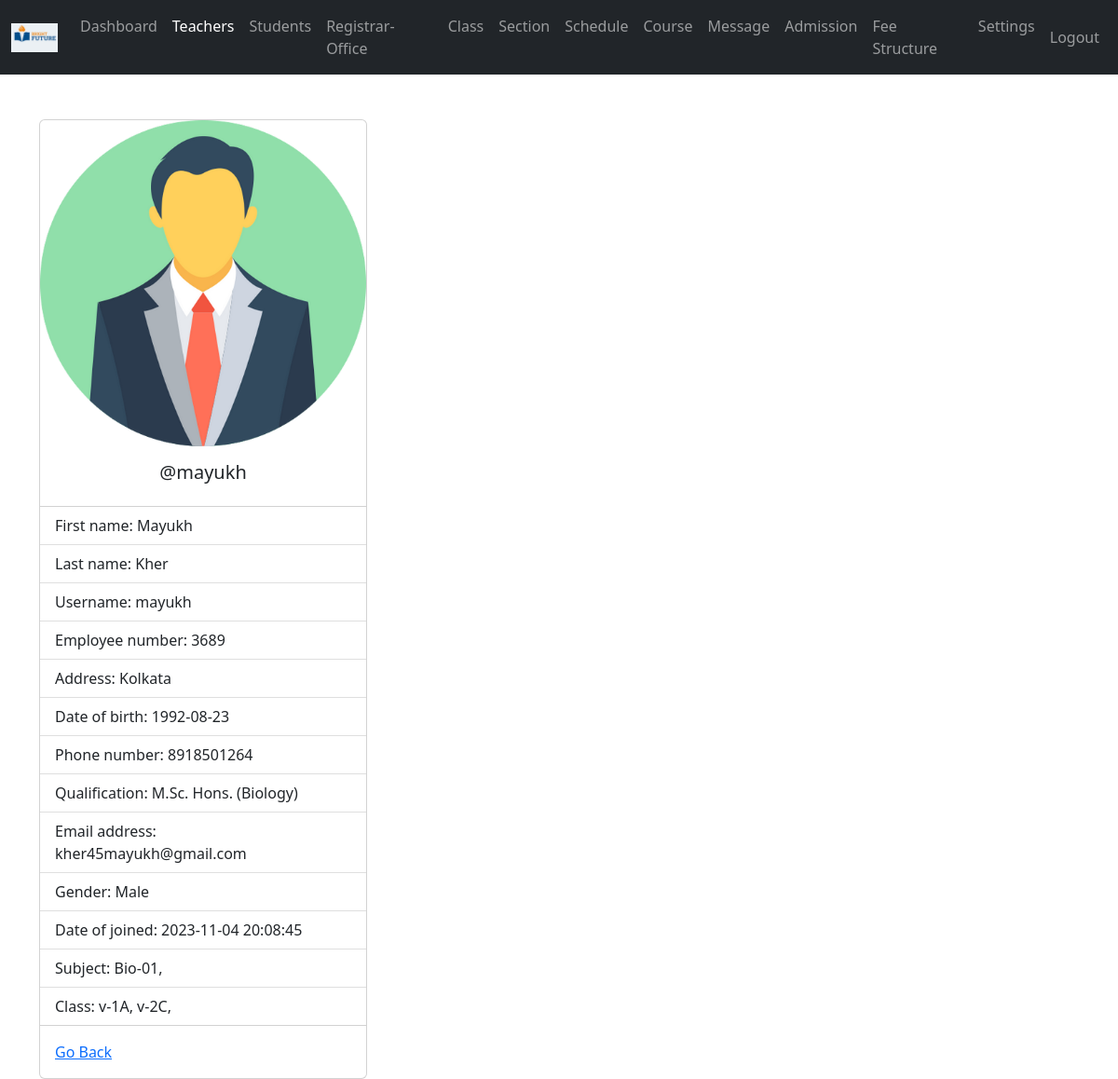
Screenshot of /admin/teacher-view.php?teacher_id=1 (signed in) with the database file from the repository.
### tables this page shows
CREATE TABLE `teachers` (
  `teacher_id` int(11) NOT NULL,
  `username` varchar(127) NOT NULL,
  `password` varchar(255) NOT NULL,
  `class` int(11) NOT NULL,
  `fname` varchar(127) NOT NULL,
  `lname` varchar(127) NOT NULL,
  `subject` varchar(31) NOT NULL,
  `address` varchar(31) NOT NULL,
  `employee_number` int(11) NOT NULL,
  `date_of_birth` date DEFAULT NULL,
  `phone_number` varchar(31) NOT NULL,
  `qualification` varchar(127) NOT NULL,
  `gender` varchar(8) NOT NULL,
  `email_address` varchar(255) NOT NULL,
  `date_of_joined` datetime NOT NULL DEFAULT current_timestamp()
);

### admin/data/teacher.php (called while the page is built, shortened)
<?php
function getTeacherById($teacher_id, $conn){
   $sql = "SELECT * FROM teachers
           WHERE teacher_id=?";
   $stmt = $conn->prepare($sql);
   $stmt->execute([$teacher_id]);
   if ($stmt->rowCount() == 1) {
     $teacher = $stmt->fetch();
     return $teacher;
   }else {
    return 0;
   }
}

### admin/data/subject.php (called while the page is built, shortened)
<?php
function getSubjectById($subject_id, $conn){
   $sql = "SELECT * FROM subjects
           WHERE subject_id=?";
   $stmt = $conn->prepare($sql);
   $stmt->execute([$subject_id]);
   if ($stmt->rowCount() == 1) {
     $subject = $stmt->fetch();
     return $subject;
   }else {
   	return 0;
   }
}
 ?>

### admin/data/class.php (called while the page is built, shortened)
<?php
function getClassById($class_id, $conn){
   $sql = "SELECT * FROM class
           WHERE class_id=?";
   $stmt = $conn->prepare($sql);
   $stmt->execute([$class_id]);
   if ($stmt->rowCount() == 1) {
     $class = $stmt->fetch();
     return $class;
   }else {
    return 0;
   }
}

### admin/data/grade.php (called while the page is built, shortened)
<?php
function getGradeById($grade_id, $conn){
   $sql = "SELECT * FROM grades
           WHERE grade_id=?";
   $stmt = $conn->prepare($sql);
   $stmt->execute([$grade_id]);
   if ($stmt->rowCount() == 1) {
     $grade = $stmt->fetch();
     return $grade;
   }else {
    return 0;
   }
}

### admin/data/section.php (called while the page is built, shortened)
<?php
function getSectioById($section_id, $conn){
   $sql = "SELECT * FROM section
           WHERE section_id=?";
   $stmt = $conn->prepare($sql);
   $stmt->execute([$section_id]);
   if ($stmt->rowCount() == 1) {
     $section = $stmt->fetch();
     return $section;
   }else {
    return 0;
   }
}

### admin/teacher-view.php (the view, shortened to what this page needs)
<?php
if (isset($_SESSION['admin_id']) &&
    isset($_SESSION['role'])) {
    if ($_SESSION['role'] == 'Admin') {
       include "../DB_connection.php";
       include "data/teacher.php";
       include "data/subject.php";
       include "data/grade.php";
       include "data/section.php";
       include "data/class.php";
       if(isset($_GET['teacher_id'])){
       $teacher_id = $_GET['teacher_id'];
       $teacher = getTeacherById($teacher_id,$conn);
 ?>
<!DOCTYPE html>
<html lang="en">
<head>
	<link rel="stylesheet" href="https://cdn.jsdelivr.net/npm/bootstrap@5.2.0/dist/css/bootstrap.min.css">
	<link rel="stylesheet" href="../css/style.css">
  <link rel="stylesheet" href="https://cdnjs.cloudflare.com/ajax/libs/font-awesome/4.7.0/css/font-awesome.min.css">
</head>
<body>
    <?php
        include "inc/navbar.php";
        if ($teacher != 0) {
     ?>
     <div class="container mt-5">
         <div class="card" style="width: 22rem;">
          <img src="../img/teacher-<?=$teacher['gender']?>.png" class="card-img-top" alt="...">
          <div class="card-body">
            <h5 class="card-title text-center">@<?=$teacher['username']?></h5>
          </div>
          <ul class="list-group list-group-flush">
            <li class="list-group-item">First name: <?=$teacher['fname']?></li>
            <li class="list-group-item">Last name: <?=$teacher['lname']?></li>
            <li class="list-group-item">Username: <?=$teacher['username']?></li>
            <li class="list-group-item">Employee number: <?=$teacher['employee_number']?></li>
            <li class="list-group-item">Address: <?=$teacher['address']?></li>
            <li class="list-group-item">Date of birth: <?=$teacher['date_of_birth']?></li>
            <li class="list-group-item">Phone number: <?=$teacher['phone_number']?></li>
            <li class="list-group-item">Qualification: <?=$teacher['qualification']?></li>
            <li class="list-group-item">Email address: <?=$teacher['email_address']?></li>
            <li class="list-group-item">Gender: <?=$teacher['gender']?></li>
            <li class="list-group-item">Date of joined: <?=$teacher['date_of_joined']?></li>
            <li class="list-group-item">Subject:
                <?php
                   $s = '';
                   $subjects = str_split(trim($teacher['subject']));
                   foreach ($subjects as $subject) {
                      $s_temp = getSubjectById($subject, $conn);
                      if ($s_temp != 0)
                        $s .=$s_temp['subject_code'].', ';
                   }
                   echo $s;
                ?>
            </li>
            <li class="list-group-item">Class:
                  <?php
                     $c = '';
                     $classes = str_split(trim($teacher['class']));
                     foreach ($classes as $class_id) {
                         $class = getClassById($class_id, $conn);
                        $c_temp = getGradeById($class['grade'], $conn);
                        $section = getSectioById($class['section'], $conn);
                        if ($c_temp != 0)
                          $c .=$c_temp['grade_code'].'-'.
                               $c_temp['grade'].$section['section'].', ';
                     }
                     echo $c;
                  ?>
            </li>
          </ul>
          <div class="card-body">
            <a href="teacher.php" class="card-link">Go Back</a>
          </div>
        </div>
     </div>
     <?php
        }else {
          header("Location: teacher.php");
          exit;
        }
     ?>
</body>
</html>
<?php
    }else {
        header("Location: teacher.php");
        exit;
    }
  }else {
    header("Location: ../login.php");
    exit;
  }
}else {
	header("Location: ../login.php");
	exit;
}
?>

### admin/inc/navbar.php (shortened to what this page needs)
<nav class="navbar navbar-expand-lg navbar-dark bg-dark">
        <div class="container-fluid">
            <a class="navbar-brand" href="index.php">
                <img src="../logo.jpg" width="50">
            </a>
            <div class="collapse navbar-collapse" id="navbarSupportedContent">
                <ul class="navbar-nav me-auto mb-2 mb-lg-0"
                    id="navLinks">
                    <li class="nav-item">
                        <a class="nav-link"
                            aria-current="page"
                            href="index.php">Dashboard</a>
                    </li>
                    <li class="nav-item">
                        <a class="nav-link" href="teacher.php">Teachers</a>
                    </li>
                    <li class="nav-item">
                        <a class="nav-link" href="student.php">Students</a>
                    </li>
                    <li class="nav-item">
                        <a class="nav-link" href="#contact">Registrar-Office</a>
                    </li>
                    <li class="nav-item">
                        <a class="nav-link" href="#contact">Class</a>
                    </li>
                    <li class="nav-item">
                        <a class="nav-link" href="#contact">Section</a>
                    </li>
                    <li class="nav-item">
                        <a class="nav-link" href="#contact">Schedule</a>
                    </li>
                    <li class="nav-item">
                        <a class="nav-link" href="course.php">Course</a>
                    </li>
                    <li class="nav-item">
                        <a class="nav-link" href="#contact">Message</a>
                    </li>
                    <li class="nav-item">
                        <a class="nav-link" href="#contact">Admission</a>
                    </li>
                    <li class="nav-item">
                        <a class="nav-link" href="#contact">Fee Structure</a>
                    </li>
                    <li class="nav-item">
                        <a class="nav-link" href="#contact">Settings</a>
                    </li>
                </ul>
                <ul class="navbar-nav me-right mb-2 mb-lg-0">
                    <li class="nav-item">
                        <a class="nav-link" href="../logout.php">Logout</a>
                    </li>
                </ul>
            </div>
        </div>
    </nav>

### rows the page displays
teachers: gender (picture), username "mayukh", fname "Mayukh", lname "Kher", employee_number "3689", address "Kolkata", date_of_birth "1992-08-23", phone_number "8918501264", qualification "M.Sc. Hons. (Biology)", email_address "kher45mayukh@gmail.com", gender "Male", date_of_joined "2023-11-04 20:08:45"

### other values shown
$s "Bio-01,"
$c "v-1A, v-2C,"
